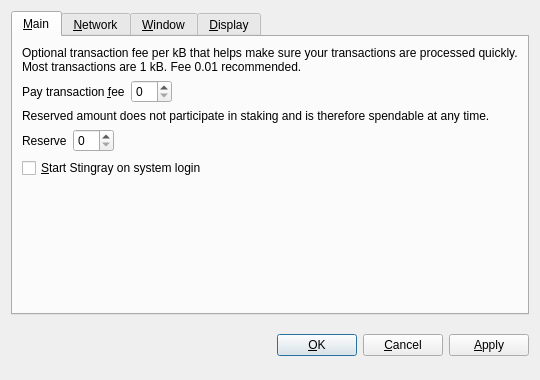
<?xml version="1.0" encoding="UTF-8"?>
<ui version="4.0">
 <class>OptionsDialog</class>
 <widget class="QDialog" name="OptionsDialog">
  <property name="geometry">
   <rect>
    <x>0</x>
    <y>0</y>
    <width>540</width>
    <height>380</height>
   </rect>
  </property>
  <property name="windowTitle">
   <string>Options</string>
  </property>
  <property name="modal">
   <bool>true</bool>
  </property>
  <layout class="QVBoxLayout" name="verticalLayout">
   <item>
    <widget class="QTabWidget" name="tabWidget">
     <property name="tabPosition">
      <enum>QTabWidget::North</enum>
     </property>
     <property name="currentIndex">
      <number>0</number>
     </property>
     <widget class="QWidget" name="tabMain">
      <attribute name="title">
       <string>&amp;Main</string>
      </attribute>
      <layout class="QVBoxLayout" name="verticalLayout_Main">
       <item>
        <widget class="QLabel" name="transactionFeeInfoLabel">
         <property name="text">
          <string>Optional transaction fee per kB that helps make sure your transactions are processed quickly. Most transactions are 1 kB. Fee 0.01 recommended.</string>
         </property>
         <property name="textFormat">
          <enum>Qt::PlainText</enum>
         </property>
         <property name="wordWrap">
          <bool>true</bool>
         </property>
        </widget>
       </item>
       <item>
        <layout class="QHBoxLayout" name="horizontalLayoutFee">
         <item>
          <widget class="QLabel" name="transactionFeeLabel">
           <property name="text">
            <string>Pay transaction &amp;fee</string>
           </property>
           <property name="textFormat">
            <enum>Qt::PlainText</enum>
           </property>
           <property name="buddy">
            <cstring>transactionFee</cstring>
           </property>
          </widget>
         </item>
         <item>
          <widget class="BitcoinAmountField" name="transactionFee"/>
         </item>
         <item>
          <spacer name="horizontalSpacerFee">
           <property name="orientation">
            <enum>Qt::Horizontal</enum>
           </property>
           <property name="sizeHint" stdset="0">
            <size>
             <width>40</width>
             <height>20</height>
            </size>
           </property>
          </spacer>
         </item>
        </layout>
       </item>
       <item>
        <widget class="QLabel" name="reserveBalanceInfoLabel">
         <property name="text">
          <string>Reserved amount does not participate in staking and is therefore spendable at any time.</string>
         </property>
         <property name="textFormat">
          <enum>Qt::PlainText</enum>
         </property>
         <property name="wordWrap">
          <bool>true</bool>
         </property>
        </widget>
       </item>
       <item>
        <layout class="QHBoxLayout" name="horizontalLayoutReserveBalance">
         <item>
          <widget class="QLabel" name="reserveBalanceLabel">
           <property name="text">
            <string>Reserve</string>
           </property>
           <property name="textFormat">
            <enum>Qt::PlainText</enum>
           </property>
           <property name="buddy">
            <cstring>reserveBalance</cstring>
           </property>
          </widget>
         </item>
         <item>
          <widget class="BitcoinAmountField" name="reserveBalance"/>
         </item>
         <item>
          <spacer name="horizontalSpacerReserveBalance">
           <property name="orientation">
            <enum>Qt::Horizontal</enum>
           </property>
           <property name="sizeHint" stdset="0">
            <size>
             <width>40</width>
             <height>20</height>
            </size>
           </property>
          </spacer>
         </item>
        </layout>
       </item>
       <item>
        <widget class="QCheckBox" name="bitcoinAtStartup">
         <property name="toolTip">
          <string>Automatically start Stingray after logging in to the system.</string>
         </property>
         <property name="text">
          <string>&amp;Start Stingray on system login</string>
         </property>
        </widget>
       </item>
       <item>
        <spacer name="verticalSpacer_Main">
         <property name="orientation">
          <enum>Qt::Vertical</enum>
         </property>
         <property name="sizeHint" stdset="0">
          <size>
           <width>20</width>
           <height>40</height>
          </size>
         </property>
        </spacer>
       </item>
      </layout>
     </widget>
     <widget class="QWidget" name="tabNetwork">
      <attribute name="title">
       <string>&amp;Network</string>
      </attribute>
      <layout class="QVBoxLayout" name="verticalLayout_Network">
       <item>
        <widget class="QCheckBox" name="mapPortUpnp">
         <property name="toolTip">
          <string>Automatically open the Stingray client port on the router. This only works when your router supports UPnP and it is enabled.</string>
         </property>
         <property name="text">
          <string>Map port using &amp;UPnP</string>
         </property>
        </widget>
       </item>
       <item>
        <widget class="QCheckBox" name="connectSocks">
         <property name="toolTip">
          <string>Connect to the Stingray network through a SOCKS5 proxy (e.g. when connecting through Tor).</string>
         </property>
         <property name="text">
          <string>&amp;Connect through SOCKS5 proxy:</string>
         </property>
        </widget>
       </item>
       <item>
        <layout class="QHBoxLayout" name="horizontalLayout_Network">
         <item>
          <widget class="QLabel" name="proxyIpLabel">
           <property name="text">
            <string>Proxy &amp;IP:</string>
           </property>
           <property name="textFormat">
            <enum>Qt::PlainText</enum>
           </property>
           <property name="buddy">
            <cstring>proxyIp</cstring>
           </property>
          </widget>
         </item>
         <item>
          <widget class="QValidatedLineEdit" name="proxyIp">
           <property name="maximumSize">
            <size>
             <width>140</width>
             <height>16777215</height>
            </size>
           </property>
           <property name="toolTip">
            <string>IP address of the proxy (e.g. 127.0.0.1)</string>
           </property>
          </widget>
         </item>
         <item>
          <widget class="QLabel" name="proxyPortLabel">
           <property name="text">
            <string>&amp;Port:</string>
           </property>
           <property name="textFormat">
            <enum>Qt::PlainText</enum>
           </property>
           <property name="buddy">
            <cstring>proxyPort</cstring>
           </property>
          </widget>
         </item>
         <item>
          <widget class="QLineEdit" name="proxyPort">
           <property name="maximumSize">
            <size>
             <width>55</width>
             <height>16777215</height>
            </size>
           </property>
           <property name="toolTip">
            <string>Port of the proxy (e.g. 9050)</string>
           </property>
          </widget>
         </item>
         <item>
          <spacer name="horizontalSpacer_Network">
           <property name="orientation">
            <enum>Qt::Horizontal</enum>
           </property>
           <property name="sizeHint" stdset="0">
            <size>
             <width>40</width>
             <height>20</height>
            </size>
           </property>
          </spacer>
         </item>
        </layout>
       </item>
       <item>
        <spacer name="verticalSpacer_Network">
         <property name="orientation">
          <enum>Qt::Vertical</enum>
         </property>
         <property name="sizeHint" stdset="0">
          <size>
           <width>20</width>
           <height>40</height>
          </size>
         </property>
        </spacer>
       </item>
      </layout>
     </widget>
     <widget class="QWidget" name="tabWindow">
      <attribute name="title">
       <string>&amp;Window</string>
      </attribute>
      <layout class="QVBoxLayout" name="verticalLayout_Window">
       <item>
        <widget class="QCheckBox" name="minimizeToTray">
         <property name="toolTip">
          <string>Show only a tray icon after minimizing the window.</string>
         </property>
         <property name="text">
          <string>&amp;Minimize to the tray instead of the taskbar</string>
         </property>
        </widget>
       </item>
       <item>
        <widget class="QCheckBox" name="minimizeOnClose">
         <property name="toolTip">
          <string>Minimize instead of exit the application when the window is closed. When this option is enabled, the application will be closed only after selecting Quit in the menu.</string>
         </property>
         <property name="text">
          <string>M&amp;inimize on close</string>
         </property>
        </widget>
       </item>
       <item>
        <spacer name="verticalSpacer_Window">
         <property name="orientation">
          <enum>Qt::Vertical</enum>
         </property>
         <property name="sizeHint" stdset="0">
          <size>
           <width>20</width>
           <height>40</height>
          </size>
         </property>
        </spacer>
       </item>
      </layout>
     </widget>
     <widget class="QWidget" name="tabDisplay">
      <attribute name="title">
       <string>&amp;Display</string>
      </attribute>
      <layout class="QVBoxLayout" name="verticalLayout_Display">
       <item>
        <layout class="QHBoxLayout" name="horizontalLayout_1_Display">
         <item>
          <widget class="QLabel" name="langLabel">
           <property name="text">
            <string>User Interface &amp;language:</string>
           </property>
           <property name="textFormat">
            <enum>Qt::PlainText</enum>
           </property>
           <property name="buddy">
            <cstring>lang</cstring>
           </property>
          </widget>
         </item>
         <item>
          <widget class="QValueComboBox" name="lang">
           <property name="toolTip">
            <string>The user interface language can be set here. This setting will take effect after restarting Stingray.</string>
           </property>
          </widget>
         </item>
        </layout>
       </item>
       <item>
        <layout class="QHBoxLayout" name="horizontalLayout_2_Display">
         <item>
          <widget class="QLabel" name="unitLabel">
           <property name="text">
            <string>&amp;Unit to show amounts in:</string>
           </property>
           <property name="textFormat">
            <enum>Qt::PlainText</enum>
           </property>
           <property name="buddy">
            <cstring>unit</cstring>
           </property>
          </widget>
         </item>
         <item>
          <widget class="QValueComboBox" name="unit">
           <property name="toolTip">
            <string>Choose the default subdivision unit to show in the interface and when sending coins.</string>
           </property>
          </widget>
         </item>
        </layout>
       </item>
       <item>
        <widget class="QCheckBox" name="coinControlFeatures">
         <property name="toolTip">
          <string>Whether to show coin control features or not.</string>
         </property>
         <property name="text">
          <string>Display coin &amp;control features (experts only!)</string>
         </property>
        </widget>
       </item>
       <item>
        <widget class="QCheckBox" name="minimizeCoinAge">
         <property name="toolTip">
          <string>Whether to select the coin outputs randomly or with minimal coin age.</string>
         </property>
         <property name="text">
          <string>Minimize weight consumption (experimental)</string>
         </property>
        </widget>
       </item>
       <item>
        <widget class="QCheckBox" name="useBlackTheme">
         <property name="text">
          <string>Use black visual theme (requires restart)</string>
         </property>
        </widget>
       </item>
       <item>
        <spacer name="verticalSpacer_Display">
         <property name="orientation">
          <enum>Qt::Vertical</enum>
         </property>
         <property name="sizeHint" stdset="0">
          <size>
           <width>20</width>
           <height>40</height>
          </size>
         </property>
        </spacer>
       </item>
      </layout>
     </widget>
    </widget>
   </item>
   <item>
    <layout class="QHBoxLayout" name="horizontalLayout_Buttons">
     <item>
      <spacer name="horizontalSpacer_1">
       <property name="orientation">
        <enum>Qt::Horizontal</enum>
       </property>
       <property name="sizeHint" stdset="0">
        <size>
         <width>40</width>
         <height>48</height>
        </size>
       </property>
      </spacer>
     </item>
     <item>
      <widget class="QLabel" name="statusLabel">
       <property name="font">
        <font>
         <weight>75</weight>
         <bold>true</bold>
        </font>
       </property>
       <property name="text">
        <string/>
       </property>
       <property name="textFormat">
        <enum>Qt::PlainText</enum>
       </property>
       <property name="wordWrap">
        <bool>true</bool>
       </property>
      </widget>
     </item>
     <item>
      <spacer name="horizontalSpacer_2">
       <property name="orientation">
        <enum>Qt::Horizontal</enum>
       </property>
       <property name="sizeHint" stdset="0">
        <size>
         <width>40</width>
         <height>48</height>
        </size>
       </property>
      </spacer>
     </item>
     <item>
      <widget class="QPushButton" name="okButton">
       <property name="text">
        <string>&amp;OK</string>
       </property>
      </widget>
     </item>
     <item>
      <widget class="QPushButton" name="cancelButton">
       <property name="text">
        <string>&amp;Cancel</string>
       </property>
       <property name="autoDefault">
        <bool>false</bool>
       </property>
      </widget>
     </item>
     <item>
      <widget class="QPushButton" name="applyButton">
       <property name="text">
        <string>&amp;Apply</string>
       </property>
       <property name="autoDefault">
        <bool>false</bool>
       </property>
      </widget>
     </item>
    </layout>
   </item>
  </layout>
 </widget>
 <customwidgets>
  <customwidget>
   <class>BitcoinAmountField</class>
   <extends>QSpinBox</extends>
   <header>bitcoinamountfield.h</header>
  </customwidget>
  <customwidget>
   <class>QValueComboBox</class>
   <extends>QComboBox</extends>
   <header>qvaluecombobox.h</header>
  </customwidget>
  <customwidget>
   <class>QValidatedLineEdit</class>
   <extends>QLineEdit</extends>
   <header>qvalidatedlineedit.h</header>
  </customwidget>
 </customwidgets>
 <resources/>
 <connections/>
</ui>
